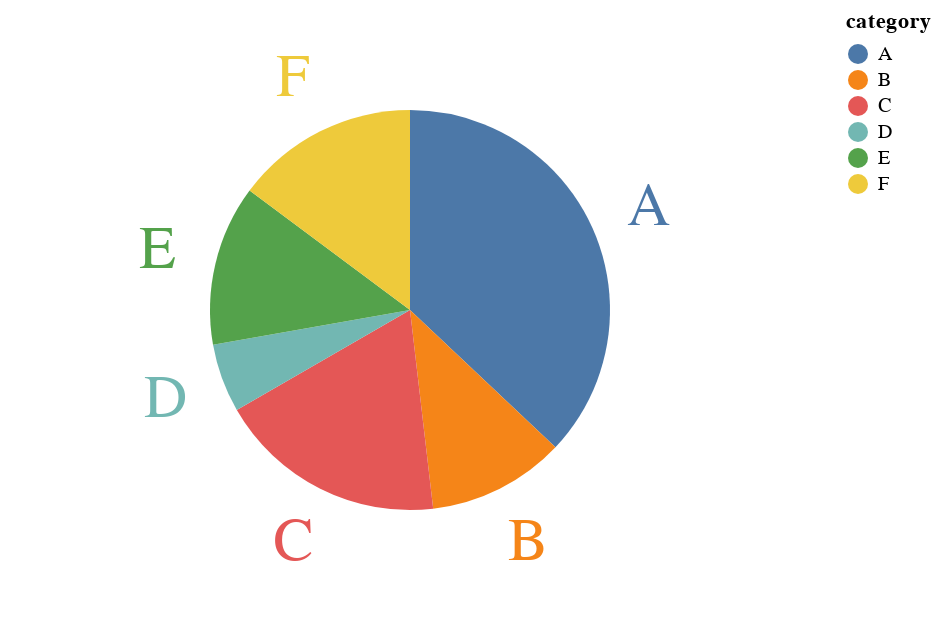

Here is the notebook cell this chart was saved with:
### Markdown cell above
# PIE CHART IN ALTAIR

### Code cell
source = pd.DataFrame(
    {"category": ["A", "B", "C", "D", "E", "F"], "value": [20, 6, 10, 3, 7, 8]}
)

base = alt.Chart(source).encode(
    theta=alt.Theta("value:Q", stack=True),
    color=alt.Color("category:N")
)

pie = base.mark_arc(outerRadius=100)
text = base.mark_text(radius=130, size=30).encode(text="category:N")

pie + text

#base.save('./chart.png', scale_factor=2.0)

### Figure 1 — Vega-Lite specification as saved in the notebook (floating-point values rounded to 4 significant figures)
{"config": {"view": {"continuousWidth": 400, "continuousHeight": 300}}, "layer": [{"mark": {"type": "arc", "outerRadius": 100}, "encoding": {"color": {"field": "category", "type": "nominal"}, "theta": {"field": "value", "stack": true, "type": "quantitative"}}}, {"mark": {"type": "text", "radius": 130, "size": 30}, "encoding": {"color": {"field": "category", "type": "nominal"}, "text": {"field": "category", "type": "nominal"}, "theta": {"field": "value", "stack": true, "type": "quantitative"}}}], "data": {"name": "data-389e796bbe953d711ff95cf84bc76d6a"}, "$schema": "https://vega.github.io/schema/vega-lite/v4.17.0.json", "datasets": {"data-389e796bbe953d711ff95cf84bc76d6a": [{"category": "A", "value": 20}, {"category": "B", "value": 6}, {"category": "C", "value": 10}, {"category": "D", "value": 3}, {"category": "E", "value": 7}, {"category": "F", "value": 8}]}}
